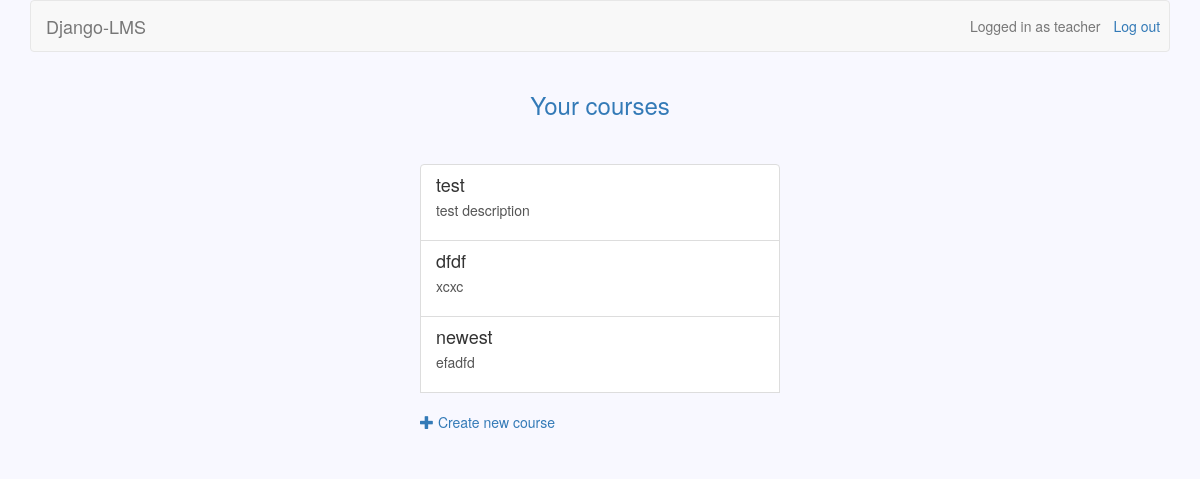
Page /courses/ (signed in) on the earlier database version.
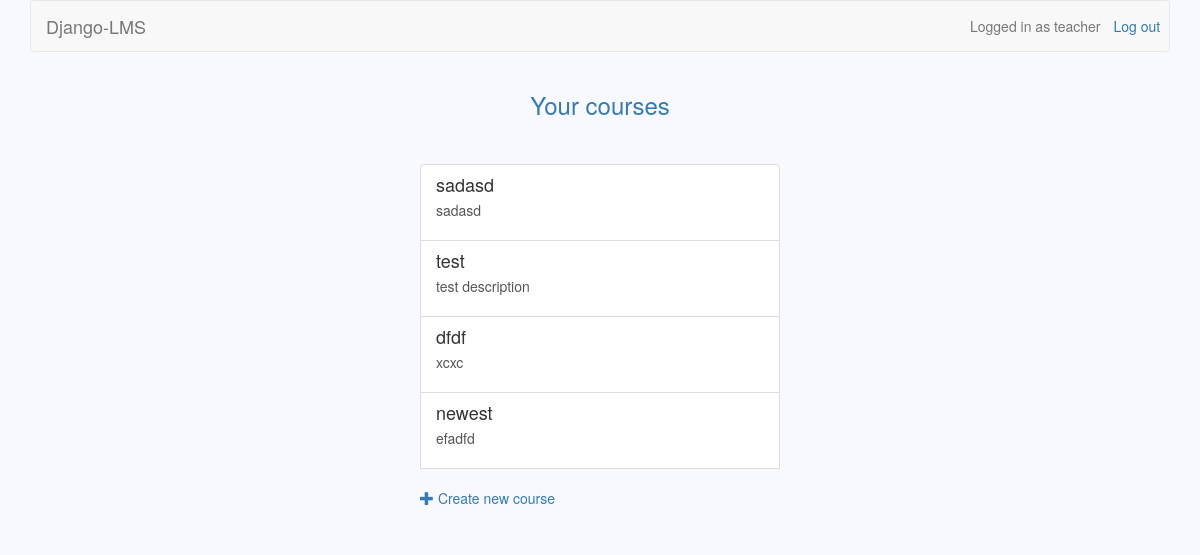
Same page on the later database version.
### courses/models.py (models this page shows)
class Course(models.Model):
	owner = models.CharField(max_length=30)
	name = models.CharField(max_length=30)
	description = models.TextField(blank=True)
	updated = models.DateTimeField(auto_now=True)
	participants = models.ManyToManyField(settings.AUTH_USER_MODEL, blank=True, through='Participation')

### courses/views.py (the view)
@user_passes_test(teacher_check)
def teacher_page(request):
	courses = Course.objects.filter(owner=request.user).order_by('-updated')
	return render(request, 'teacher_page.html', {'courses': courses})

### courses/views.py (called while the page is built)
def teacher_check(user):
    return user.is_teacher

### courses/templates/teacher_page.html
{% extends 'base.html' %}
{% block header_text %}
	{% if messages %}
	    {% for message in messages %}
	    	{{ message }}
	    {% endfor %}
	{% else %}
		Your courses
	{% endif %}
{% endblock %}
{% block dashboard %}
	{% for course in courses %}
		<a class="list-group-item" href="{% url 'edit_course' course.id %}">
			<h4 class="list-group-item-heading">{{ course.name }}</h4>
			<p class="list-group-item-description">{{ course.description }}</p>
		</a>
	{% endfor %}
	<br>
	<a href="{% url 'create_course' %}">
		<span class="glyphicon glyphicon-plus"></span>
		Create new course
	</a>
{% endblock %}

Differences in the rows shown:
added Course: name "sadasd", description "sadasd"
